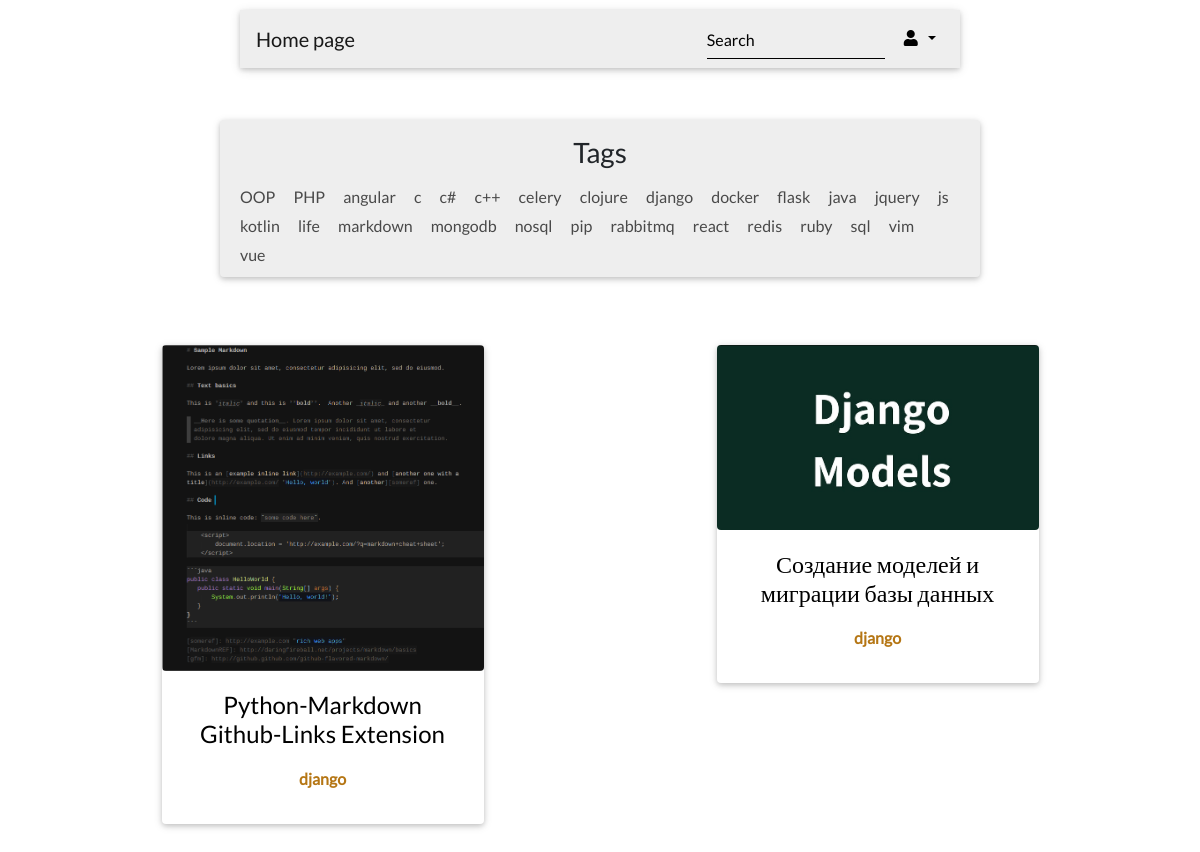
The app's page /blog/?tag=django with its own data.
### blog/models.py (models this page shows, shortened)
class Tag(models.Model):
    title = models.CharField(max_length=50)
    slug = models.SlugField(max_length=50, unique=True)
    class Meta:
        ordering = ['title']

class Post(models.Model):
    title = models.CharField(max_length=150, db_index=True)
    slug = models.SlugField(max_length=150, blank=True, unique=True)
    article_image = models.ImageField(upload_to='media/', null=True, blank=True)
    body = RichTextUploadingField(blank=True, db_index=True)
    tags = models.ManyToManyField('Tag', blank=True, related_name='posts')
    date_pub = models.DateTimeField(auto_now_add=True)
    def get_absolute_url(self):
        return reverse('post_detail_url', kwargs={'slug': self.slug})
    class Meta:
        ordering = ['-date_pub']

### blog/views.py (the view)
# urls.py: path('', post_list, name='post_list_url'),
def post_list(request):
    search_query = request.GET.get('search', '')
    tag_query = request.GET.get('tag', '')
    string_url = None
    if search_query:
        posts = Post.objects.filter(
            Q(title__icontains=search_query) | Q(body__icontains=search_query)
        )
        string_url = '?search='+search_query
    elif tag_query:
        posts = Post.objects.filter(tags__slug__contains=tag_query)
        string_url = '?tag='+tag_query
    else:
        posts = Post.objects.all()
    tags = Tag.objects.all()
    paginator = Paginator(posts, 10)
    page_number = request.GET.get('page', 1)
    page = paginator.get_page(page_number)
    is_paginated = page.has_other_pages()
    if page.has_previous():
        if string_url:
            prev_url = string_url + '&page={}'.format(page.previous_page_number())
        else:
            prev_url = '?page={}'.format(page.previous_page_number())
    else:
        prev_url = ''
    if page.has_next():
        if string_url:
            next_url = string_url + '&page={}'.format(page.next_page_number())
        else:
            next_url = '?page={}'.format(page.next_page_number())
    else:
        next_url = ''
    context = {
        'page_object': page,
        'is_paginated': is_paginated,
        'prev_url': prev_url,
        'next_url': next_url,
        'tags': tags,
        'string_url': string_url+'&page=' if string_url else None, # for handle pagination when searching or tags
    }
    return render(request, 'blog/index.html', context=context)

### blog/templates/blog/index.html (shortened to what this page needs)
{% extends 'base.html' %}
{% block content %}
<div class="container" style="margin-top: 100px;">
<div class="row">
    <div class="col-8" id="tags">
        <h3 class="mt-3 text-center">Tags</h4>
        <ul class="tags-li">
            {% for tag in tags %}
                <a href="?tag={{ tag.title }}">
                    <li>
                        {{ tag.title }}
                    </li>
                </a>
            {% endfor %}
        </ul>
    </div>
</div>
<div class="row" id="article_block">
    {% for post in page_object.object_list %}
        {% include 'blog/includes/post_card_template.html' %}
    {% endfor %}
</div>
</div>
{% endblock %}

### blog/templates/blog/includes/post_card_template.html (shortened to what this page needs)
{% load static %}
    <div class="col-md-4 col-md-offset-4 px-3">
        <div class="card m-2" ">
            {% if post.article_image %}
            <div class="view overlay zoom">
                <img src="{{ post.article_image.url }}" class="img-fluid">
            </div>
            {% endif %}
            <div class="card-body">
                <a href="{{ post.get_absolute_url }}">
                    <h4 class="card-title text-center">{{ post.title }}</h4>
                </a>
                <h6 class="font-weight-bold indigo-text py-2 text-center">
                {% for tag in post.tags.all %}
                <a href="?tag={{ tag.title }}">
                    {{ tag.title }}
                </a>
                {% endfor %}
                </h6>
            </div>
        </div>
    </div>

### static/css/styles.css (style rules this page uses)
* { font-family: Lato; }
a { color: #b57614; }
#article_block { margin: 60px 0px; }
#article_block>div { margin-right: auto; margin-left: auto; }
ul.tags-li { margin: 10px 0px; padding: 0px 0px; }
ul.tags-li li { color: #494949; display: inline-block; margin-top: 5px; margin-right: 5px; border-radius: 2px; padding: 0px 5px; }
#tags { margin-top: 20px; margin-right: auto; margin-left: auto; background-color: #eee; border-radius: .25em; box-shadow: 0 2px 5px 0 rgba(0,0,0,0.16), 0 2px 10px 0 rgba(0,0,0,0.12); }
.img-fluid { min-width: 100%; height: auto; }
.view { border-radius: .25em; }
h4.card-title { color: black; }

### records on screen
Tag: title "OOP"
Tag: title "PHP"
Tag: title "angular"
Tag: title "c"
Tag: title "c#"
Tag: title "c++"
Tag: title "celery"
Tag: title "clojure"
Tag: title "django"
Tag: title "docker"
Tag: title "flask"
Tag: title "java"
Tag: title "jquery"
Tag: title "js"
Tag: title "kotlin"
Tag: title "life"
Tag: title "markdown"
Tag: title "mongodb"
Tag: title "nosql"
Tag: title "pip"
Tag: title "rabbitmq"
Tag: title "react"
Tag: title "redis"
Tag: title "ruby"
Tag: title "sql"
Tag: title "vim"
Tag: title "vue"
Post: article_image (picture), title "Python-Markdown Github-Links Extension"
Post: article_image (picture), title "Создание моделей и миграции базы данных"
